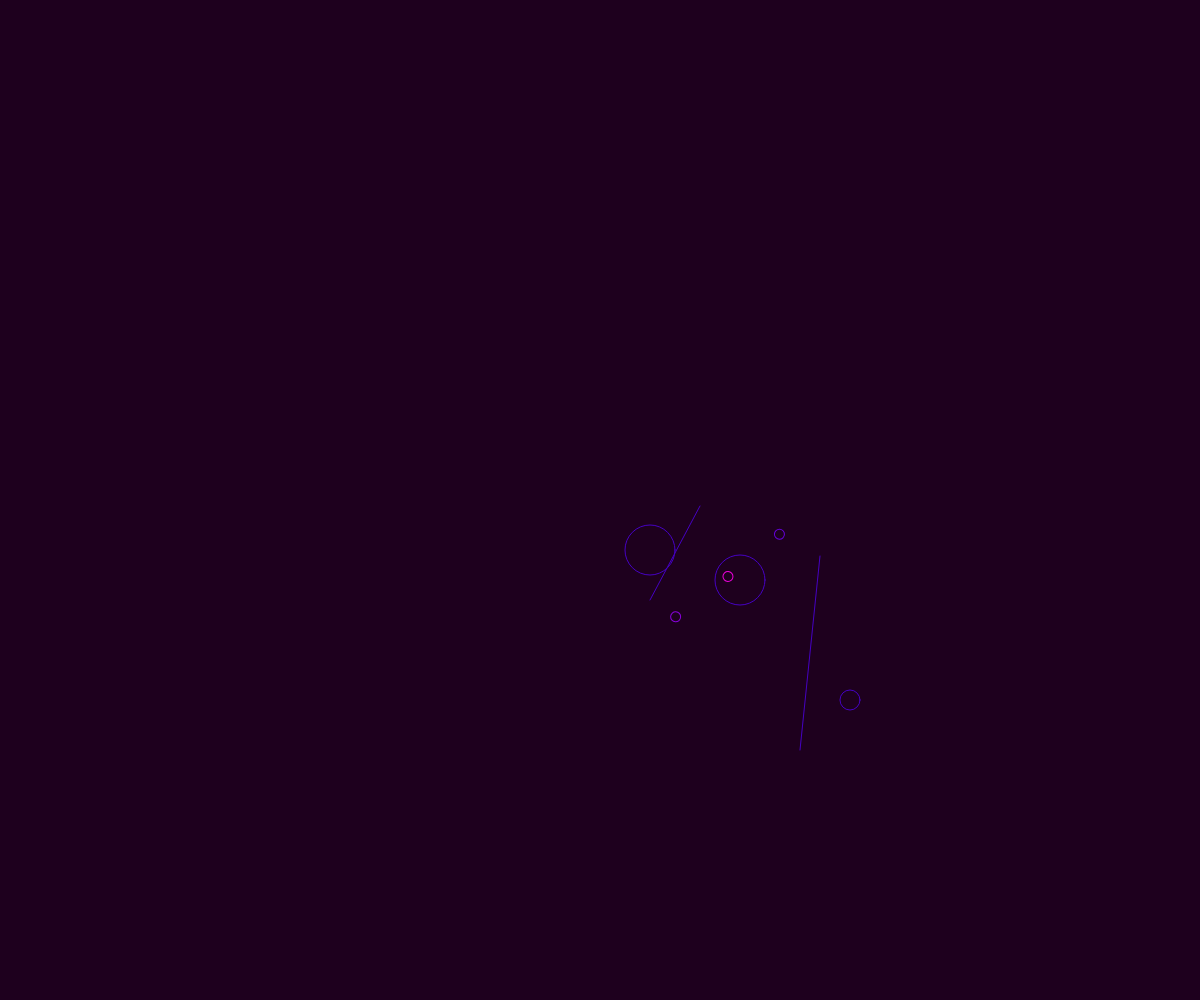
Frame 1 (no input)
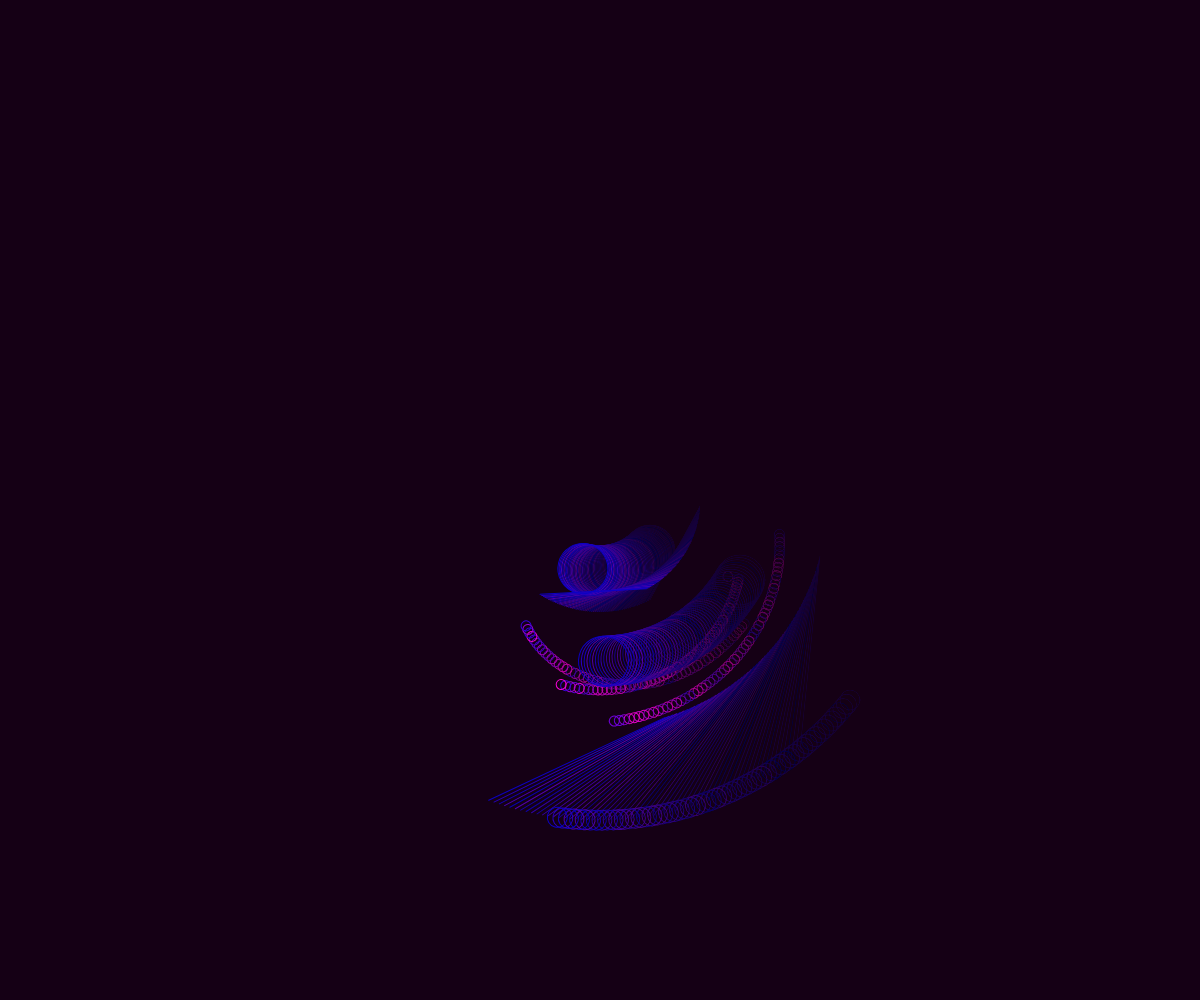
Frame 60 (no input)
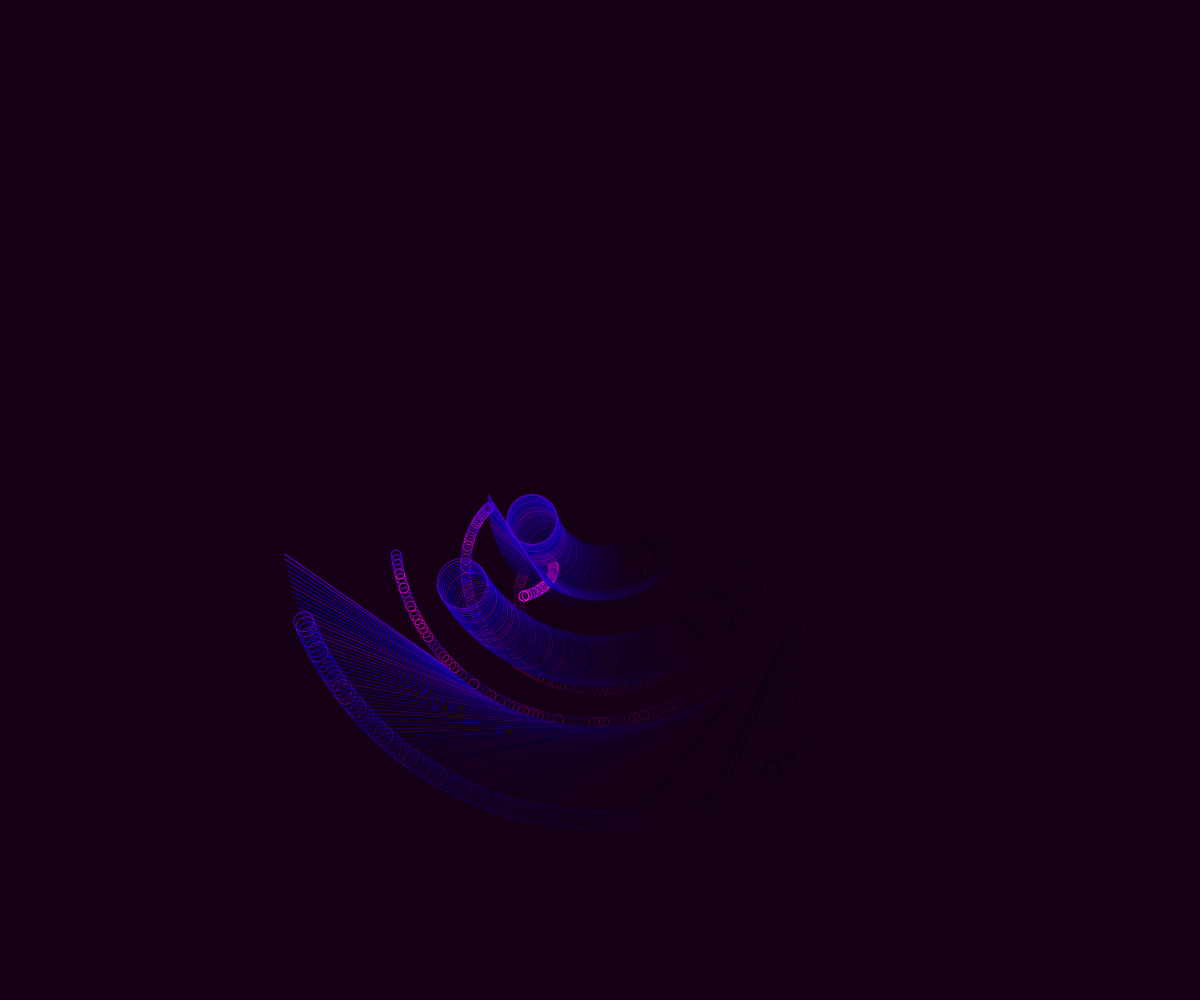
Frame 120 (the mouse pressed at the canvas centre since frame 60)

The p5.js sketch that drew these frames (run headless with seeded random() and noise() and a simulated clock; from frame 60 on, the mouse is pressed at the canvas centre):

// p5.js sketch
// ── sketch.js
let angle = 0;
let spotSize = [50, -10, -70, -90]; // an array
let i = 0; // a variable


function setup() {
	createCanvas(windowWidth, windowHeight);
	angleMode(DEGREES);
	background('#1f001f');
}

function draw() {

noFill();
stroke(random(0, 100), 00, 200)
	translate(width/2, height/2);
	rotate(angle);
	circle(50, 50, 50); //first circle
	
	circle(250, 200, 20);		//third circle
	line (50, 100, 100, 6)		//first line
	translate(width/10, height/20);
	circle(20, 30, 50);				//2nd circle (x,y, size)
	
	line (80, 200, 100, 6)		//2nd line
	angle = angle + 1;

	//*** PINK CIRCLES ***//

	background(10, 6);
	stroke(random(50, 300), 0, 220)
	translate(width/140, height/30);
	rotate(angle);
	circle(spotSize[0], -50, 10, 5);		
	
	stroke(random(50, 300), 0, 220)
	translate(width/140, height/30);
	rotate(angle);
	circle(spotSize[1], -40, 10, 40);		

	stroke(random(50, 300), 0, 220)			
	translate(width/140, height/30);
	rotate(angle);
	circle(spotSize[2], -30, 10, 40);		

	//stroke(random(50, 300), 0, 220)			
	//translate(width/140, height/30);
	//rotate(angle);
	//circle(spotSize[3], -30, 10, 40);

	//***LEFT&RIGHT MOVEMENT OF PINK CIRCLES ***//

	if (keyIsPressed) {
		if (keyCode == RIGHT_ARROW) {
			spotSize[0] +=1; 
		}  else if (keyCode == LEFT_ARROW) {
			spotSize[0] -= 1;
		}
	   } 
	if (keyIsPressed) {
		if (keyCode == RIGHT_ARROW) {
			spotSize[1] +=1; 
		}  else if (keyCode == LEFT_ARROW) {
			spotSize[1] -= 1;
		}
	   }
	if (keyIsPressed) {
		if (keyCode == RIGHT_ARROW) {
			spotSize[2] +=1; 
		}  else if (keyCode == LEFT_ARROW) {
			spotSize[2] -= 1;
		}
	   }

	  // if (keyIsPressed) {
		//if (keyCode == UP_ARROW) {
		 //spotSize[i] = i + 1; 
		//}  else if (keyCode == DOWN_ARROW) {
		 //spotSize[i] = i - 1;
	   //}
	//} 
	 
	//*** LIMITS OF X COORDINATE ***//

	if(spotSize[0] < 0) {
	spotSize[0] =1;
	}
	if(spotSize[0] > 140) {
		spotSize[0] =140;
	}		
	
	if(spotSize[1] < 0) {
			spotSize[1] =1;
	}
	if(spotSize[1] > 140) {					
			spotSize[1] =140;
	}		
	if(spotSize[2] < 0) {
			spotSize[2] =1;
	}
	if(spotSize[2] > 120) {
		spotSize[2] =120;
	}
}
